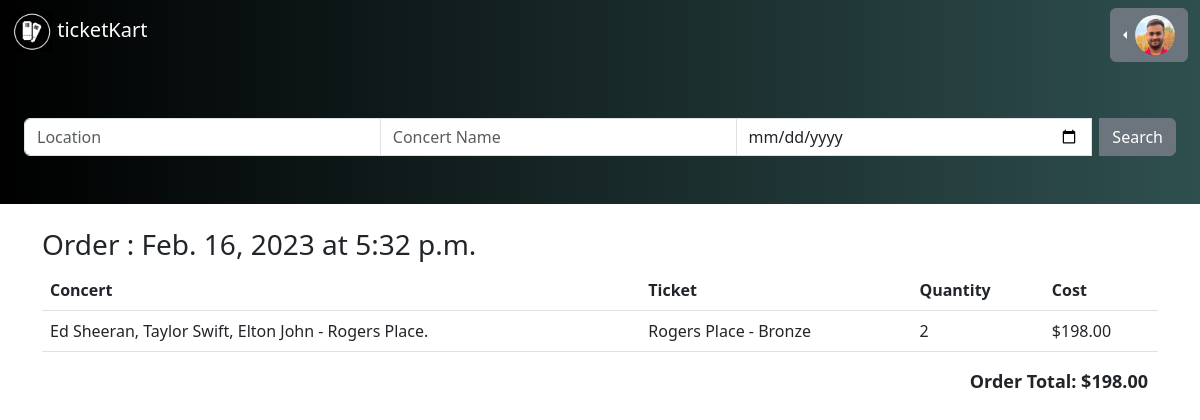
Page /order_detail/2 (signed in) on the committed database.
### ticketkartapp/models.py (models this page shows, shortened)
class User(AbstractUser):
    name = models.CharField(max_length=200, null=True)
    email = models.EmailField(unique=True, null=True)
    phone = models.CharField(max_length=12, null=True, unique=True)
    balance = models.DecimalField(max_digits=6, decimal_places=2, default=0)
    avatar = models.ImageField(null=True, default="avatar.svg")
    is_retailer = models.BooleanField(default=False)

### cart/models.py (models this page shows, shortened)
class Order(models.Model):
    placed_at = models.DateTimeField(auto_now_add=True)
    customer = models.ForeignKey(User, on_delete=models.PROTECT)

class OrderItem(models.Model):
    uniq_uuid = models.UUIDField(default=uuid.uuid4, editable=False)
    order = models.ForeignKey(Order, on_delete=models.PROTECT)
    ticket = models.ForeignKey(ConcertTicket, on_delete=models.PROTECT)
    quantity = models.PositiveSmallIntegerField()

### concert/models.py (models this page shows, shortened)
class ConcertTicket(models.Model):
    seat_type = models.ForeignKey(SeatType, on_delete=models.CASCADE)
    concert = models.ForeignKey(Concert, on_delete=models.CASCADE, related_name='seats')
    price = models.DecimalField(max_digits=5, decimal_places=2)

class Concert(models.Model):
    name = models.CharField(max_length=100)
    venue = models.ForeignKey(Venue, on_delete=models.CASCADE)
    date = models.DateField(null=True)
    time = models.TimeField(null=True)
    image = models.ImageField(null=True, default="concert.jpg")
    UTILIZATION_CHOICES = [(1, "1%"), (2, "2%"), (3, "3%"), (4, "4%"), (5, "5%"), (6, "6%"), (7, "7%"), (8, "8%"), (9, "9%"), (10, "10%"), (11, "11%"), (12, "12%"), (13, "13%"), (14, "14%"), (15, "15%"), (16, "16%"), (17, "17%"), (18, "18%"), (19, "19%"), (20, "20%"), (21, "21%"), (22, "22%"), (23, "23%"), (24, "24%"), (25, "25%"), (26, "26%"), (27, "27%"), (28, "28%"), (29, "29%"), (30, "30%"), (31, "31%"), (32, "32%"), (33, "33%"), (34, "34%"), (35, "35%"), (36, "36%"), (37, "37%"), (38, "38%"), (39, "39%"), (40, "40%"), (41, "41%"), (42, "42%"), (43, "43%"), (44, "44%"), (45, "45%"), (46, "46%"), (47, "47%"), (48, "48%"), (49, "49%"), (50, "50%"), (
        51, "51%"), (52, "52%"), (53, "53%"), (54, "54%"), (55, "55%"), (56, "56%"), (57, "57%"), (58, "58%"), (59, "59%"), (60, "60%"), (61, "61%"), (62, "62%"), (63, "63%"), (64, "64%"), (65, "65%"), (66, "66%"), (67, "67%"), (68, "68%"), (69, "69%"), (70, "70%"), (71, "71%"), (72, "72%"), (73, "73%"), (74, "74%"), (75, "75%"), (76, "76%"), (77, "77%"), (78, "78%"), (79, "79%"), (80, "80%"), (81, "81%"), (82, "82%"), (83, "83%"), (84, "84%"), (85, "85%"), (86, "86%"), (87, "87%"), (88, "88%"), (89, "89%"), (90, "90%"), (91, "91%"), (92, "92%"), (93, "93%"), (94, "94%"), (95, "95%"), (96, "96%"), (97, "97%"), (98, "98%"), (99, "99%"), (100, "100%")]
    seat_utilization = models.PositiveSmallIntegerField(choices=UTILIZATION_CHOICES, default=100)
    sold_seats = models.PositiveIntegerField(default=0)
    def __str__(self):
        return f"{self.name} - {self.venue.name}."

### venue/models.py (models this page shows, shortened)
class Venue(models.Model):
    name = models.CharField(max_length=100)
    location = models.CharField(max_length=100)

class SeatType(models.Model):
    SEAT_TYPE_LEVEL1 = 'L1'
    SEAT_TYPE_LEVEL2 = 'L2'
    SEAT_TYPE_LEVEL3 = 'L3'
    SEAT_TYPE_GOLD = 'GO'
    SEAT_TYPE_SILVER = 'SI'
    SEAT_TYPE_BRONZE = 'BR'
    SEAT_TYPE_CHOICES = [
        (SEAT_TYPE_LEVEL1, 'Level 1'),
        (SEAT_TYPE_LEVEL2, 'Level 2'),
        (SEAT_TYPE_LEVEL3, 'Level 3'),
        (SEAT_TYPE_GOLD, 'Gold'),
        (SEAT_TYPE_SILVER, 'Silver'),
        (SEAT_TYPE_BRONZE, 'Bronze'),
    ]
    type = models.CharField(
        max_length=100,
        choices=SEAT_TYPE_CHOICES,
        default=SEAT_TYPE_LEVEL1
    )
    venue = models.ForeignKey(Venue, on_delete=models.CASCADE)
    num_seats = models.PositiveIntegerField()
    def __str__(self):
        seat_type = None
        for choice in self.SEAT_TYPE_CHOICES:
            if choice[0] == self.type:
                seat_type = choice[1]
                break
        return f"{self.venue.name} - {seat_type}"

### cart/views.py (the view)
# urls.py: path('order_detail/<int:order_id>',order_detail,name="order-detail"),
@login_required(login_url='login')
def order_detail(request,order_id):
    user = request.user
    order = Order.objects.get(pk=order_id)
    orderItems = OrderItem.objects.select_related('ticket').filter(order=order)
    context = {
        "user" : user,
        "order" : order,
        "items" : orderItems
    }
    return render(request, "orderdetail.html",context)

### ticketkart/templates/orderdetail.html (shortened to what this page needs)
<!DOCTYPE html>
<html lang="en">
  <head>
    <link href="https://cdn.jsdelivr.net/npm/bootstrap@5.3.0-alpha1/dist/css/bootstrap.min.css" rel="stylesheet">
  </head>
  <body>
    <nav class="navbar navbar-expand-lg bg-body-tertiary navbar-dark">
      <div class="container-fluid">
        <h3 class="text-white">
          <a href="/" class="text-white navbar-brand">
            <img src="/images/logo-white.png" width="40px"
            height="40px" alt="" srcset="">
            ticketKart</a>
          </h3>
        <div class="justify-content-end">
          {% if request.user.is_authenticated %}
          <div class="btn-group dropstart">
            <button type="button" class="btn btn-secondary dropdown-toggle" data-bs-toggle="dropdown" aria-expanded="false">
              <img
            src="{{request.user.avatar.url}}"
            alt="Profile Picture"
            width="40px"
            height="40px"
            style="border-radius: 50%"
          />
            </button>
          </div>
          {% endif %}
        </div>
      </div>
    </nav>
    <nav class="navbar bg-body-tertiary py-5 navbar-dark">
      <div class="container-fluid">
        <form class="container-fluid" action="/" method="post">
          <div class="input-group">
            <input
              type="text"
              class="form-control"
              placeholder="Location"
              value=""
              name="location"
            />
            <input
              type="text"
              class="form-control"
              placeholder="Concert Name"
              aria-label="Username"
              name="concert"
            />
            <input
              type="date"
              class="form-control me-2"
              placeholder="yyyy-mm-dd"
              name="date"
            />
            <button type="submit" class="btn btn-secondary" value="grey">
              Search
            </button>
          </div>
        </form>
        <br />
      </div>
    </nav>
    <br />
    <div class="container">
      <h3>Order : {{order.placed_at|date}} at {{order.placed_at|time}}</h3>
    <table class="table">
      <thead>
        <tr>
          <th scope="col">Concert</th>
          <th scope="col">Ticket</th>
          <th scope="col">Quantity</th>
          <th scope="col">Cost</th>
        </tr>
      </thead>
      <tbody>
        {% for item in items%}
        <tr>
          <td>{{item.ticket.concert}}</td>
          <td>{{item.ticket.seat_type}}</td>
          <td>{{item.quantity}}</td>
          <td
            class="cost"
            qty="{{item.quantity}}"
            price="{{item.ticket.price}}"
          >
          </td>
        </tr>
        {% endfor %}
      </tbody>
    </table>
  </div>
  <div class="container">
    <p id='cartTotal' style="font-size: large; font-weight: bold; text-align: end; padding-right: 10px;"> Total $</p>
  </div>
  </body>
</html>

### ticketkart/templates/orderdetail.html (style rules this page uses)
.navbar { background-image: linear-gradient(to left, darkslategrey, black); }

### rows in the picture
User: user.avatar (picture)
Order: placed_at "Feb. 16, 2023", placed_at "5:32 p.m."
OrderItem: ticket.concert "Ed Sheeran, Taylor Swift, Elton John - Rogers Place.", ticket.seat_type "Rogers Place - Bronze", quantity "2"
